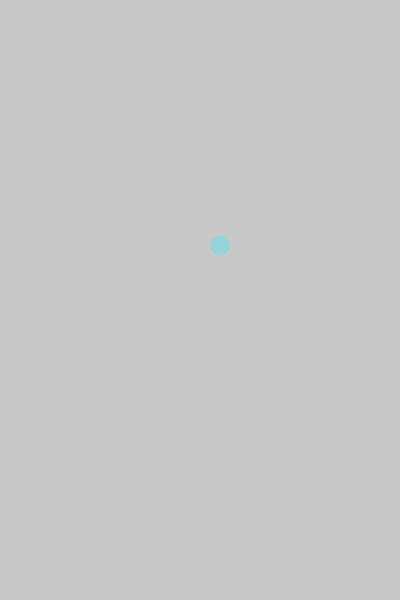
Frame 1 (no input)
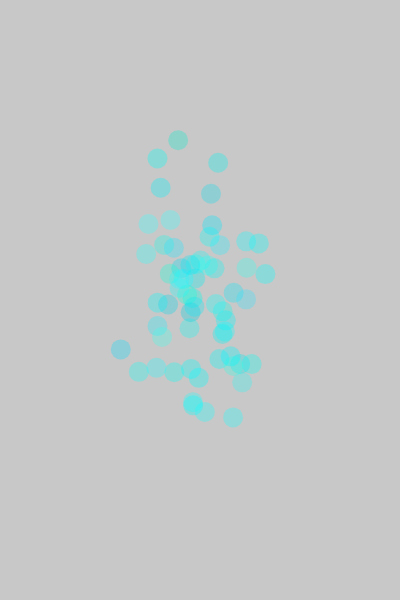
Frame 60 (no input)
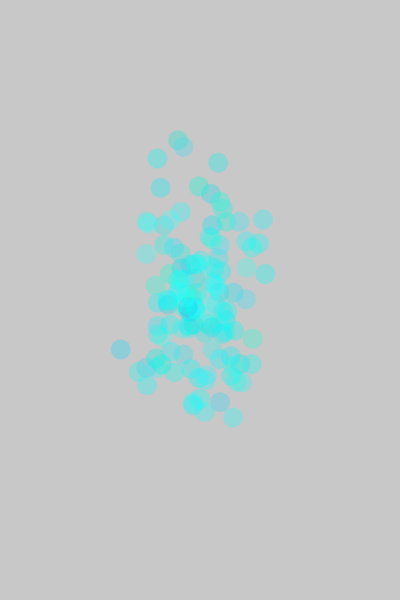
Frame 120 (the mouse pressed at the canvas centre since frame 60)

The p5.js sketch that drew these frames (run headless with seeded random() and noise() and a simulated clock; from frame 60 on, the mouse is pressed at the canvas centre):

// p5.js sketch
// ── sketch.js
function setup() {
  createCanvas(400, 600);
  background(200, 300);
}

function draw() {
  let x = randomGaussian(width / 2, 30);
  let y = randomGaussian(height / 2, 60);
  //20, 255, 247
  let r = randomGaussian(20, 20);
  let g = randomGaussian(255, 20);
  let b = randomGaussian(247, 20);

  noStroke();
  fill(r, g, b, 80);
  ellipse(x, y, 20);

}
